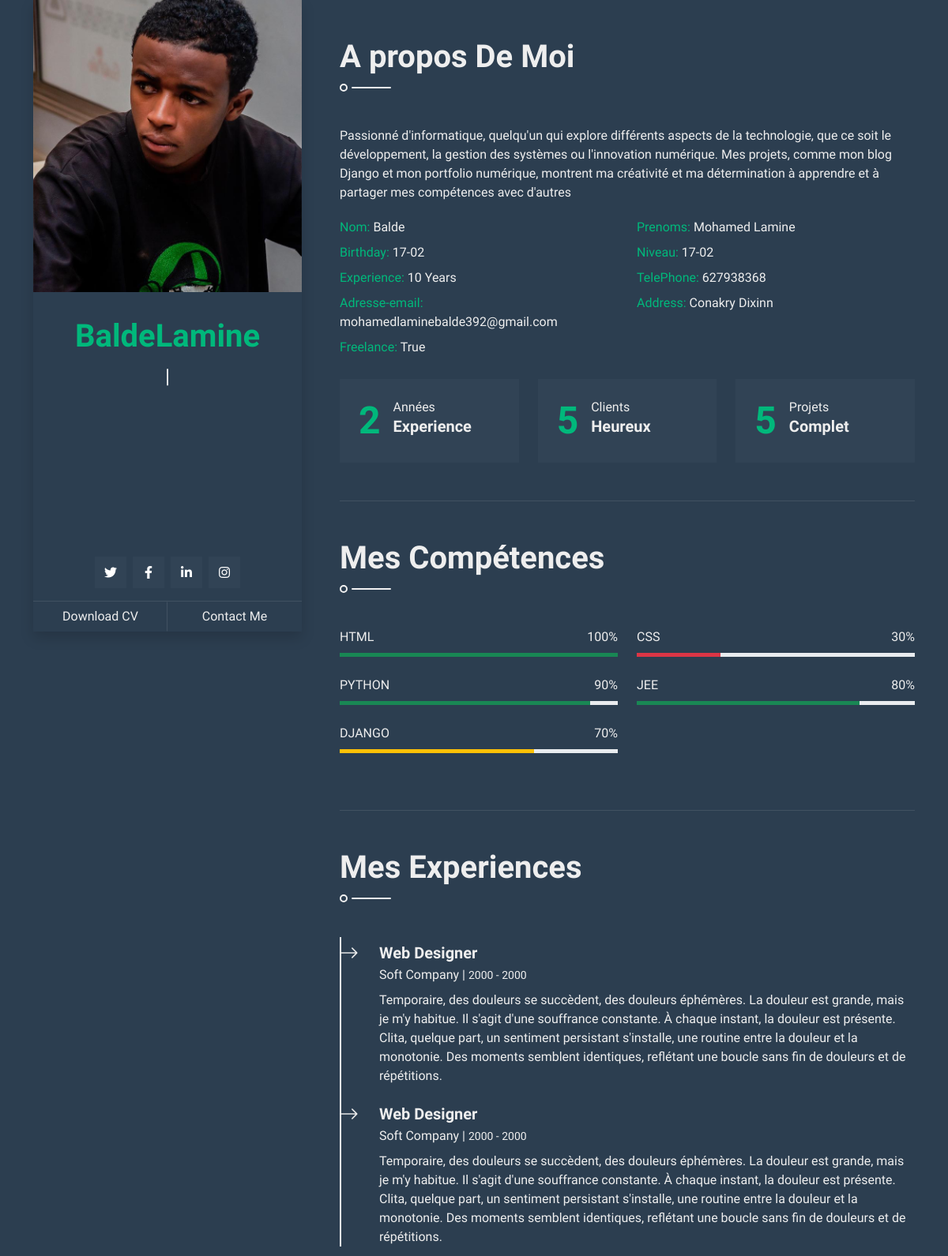
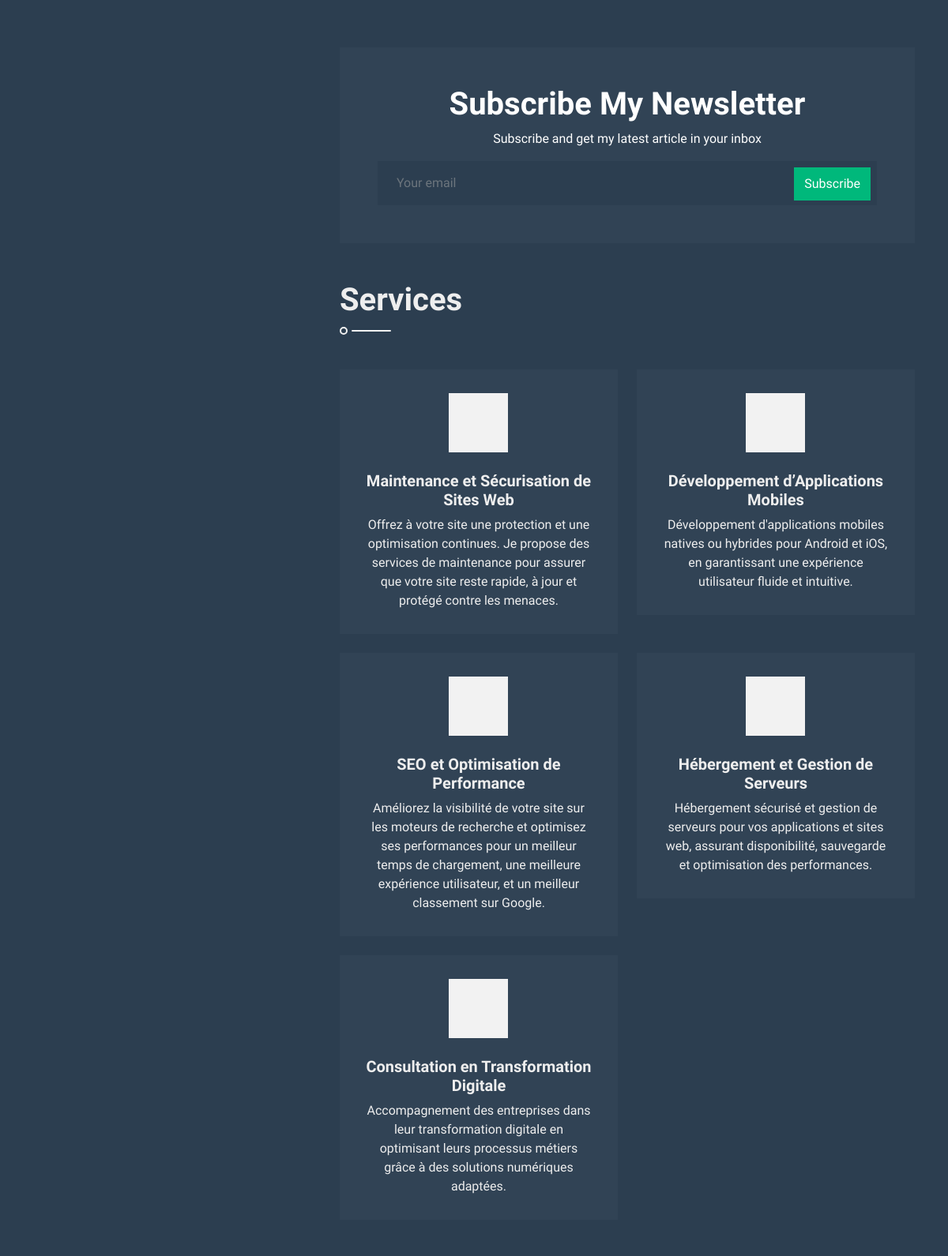
/portfolio/ (signed in, upper part), run on the app's committed database (2 pictures, top to bottom).
### accounts/models.py (models this page shows, shortened)
class Profile(models.Model):
    user = models.OneToOneField(settings.AUTH_USER_MODEL, on_delete=models.CASCADE)
    profile_picture = models.ImageField(upload_to='profile/', blank=True, null=True)
    biography = models.TextField(blank=True, null=True)
    contact_info = models.TextField(blank=True, null=True)

class User(AbstractBaseUser, PermissionsMixin):
    email = models.EmailField(unique=True)
    first_name = models.CharField(max_length=30)
    last_name = models.CharField(max_length=30)
    username = models.CharField(max_length=40, default='pas de Nom', blank=True, null=True)
    aprpos = models.TextField()
    birthday = models.CharField(max_length=20)
    degree = models.CharField(max_length=20)
    address = models.CharField(max_length=255, default='Unknown Address')
    freelance = models.BooleanField(default=True)
    password = models.CharField(max_length=128)
    phone = models.CharField(max_length=20, null=True)
    date_joined = models.DateTimeField(default=timezone.now)
    is_active = models.BooleanField(default=True)
    is_staff = models.BooleanField(default=False)
    is_superuser = models.BooleanField(default=False)
    is_admin = models.BooleanField(default=False)
    USERNAME_FIELD = 'email'
    REQUIRED_FIELDS = ['first_name', 'last_name', 'username', 'phone']
    objects = UserManager()

### portfolio/models.py (models this page shows, shortened)
class ExperienceStats(models.Model):
    years_of_experience = models.IntegerField(default=0)
    happy_clients = models.IntegerField(default=0)
    completed_projects = models.IntegerField(default=0)

class Skill(models.Model):
    name = models.CharField(max_length=100)
    level = models.IntegerField(help_text="Niveau de compétence sur 100")

class Experience(models.Model):
    job_title = models.CharField(max_length=100)
    company = models.CharField(max_length=100)
    start_date = models.CharField(max_length=10)
    end_date = models.CharField(max_length=10, default= 'En cours')
    description = models.TextField()

class Service(models.Model):
    title = models.CharField(max_length=100)
    description = models.TextField()
    icon_class = models.CharField(max_length=100)

### portfolio/views.py (the view)
# urls.py: 2. Add a URL to urlpatterns:  path('', views.home, name='home')
def home(request):
    projects = Project.objects.all()
    skills = Skill.objects.all()
    profile = Profile.objects.first()
    experiences = Experience.objects.all()
    social_profiles = SocialProfile.objects.all()
    stats = ExperienceStats.objects.first()
    services = Service.objects.all()
    testimonials = Testimonial.objects.all()
    article = Article.objects.all().order_by('-created_at'),
    certification = Certification.objects.all().order_by('-date_obtained')
    context = {
        'projects': projects,
        'skills': skills,
        'profile': profile,
        'experiences': experiences,
        'social_profiles': social_profiles,
        'stats': stats,
        'services': services,
        'testimonials': testimonials,
        'articles': article,
        'certification': certification
    }
    return render(request, 'portfolio/index.html', context)

### portfolio/templates/portfolio/index.html (shortened to what this page needs)
{% load static %}
<!DOCTYPE html>
<html lang="en">
    <head>
        <link href="https://cdnjs.cloudflare.com/ajax/libs/font-awesome/5.10.0/css/all.min.css" rel="stylesheet">
        <link href="https://cdn.jsdelivr.net/npm/bootstrap-icons@1.4.1/font/bootstrap-icons.css" rel="stylesheet">
        <link href="{% static 'lib/owlcarousel/assets/owl.carousel.min.css' %}" rel="stylesheet">
        <link href="{% static 'lib/lightbox/css/lightbox.min.css' %}" rel="stylesheet">
        <link href="{% static 'lib/animate/animate.min.css' %}" rel="stylesheet">
        <link href="{% static 'css/bootstrap.min.css' %}" rel="stylesheet">
        <link href="{% static 'css/style.css' %}" rel="stylesheet">
    </head>
    <body>
    </body>
</html>
    <body>
        <div class="container">
            <div class="row g-5">
                <div class="col-lg-4 sticky-lg-top vh-100">
                    <div class="d-flex flex-column h-100 text-center overflow-auto shadow">
                        <img class="w-100 img-fluid mb-4" style="width: 300px; height: 370px; object-fit: cover;margin-top: 0%;" src="{{ profile.profile_picture.url }}" alt="Image">
                        <h1 class="text-primary mt-2">{{ profile.user.username }}</h1>
                        <div class="mb-4" style="height: 22px;">
                        </div>
                        <div class="d-flex justify-content-center mt-auto mb-3">
                            <a class="btn btn-secondary btn-square mx-1" href="#"><i class="fab fa-twitter"></i></a>
                            <a class="btn btn-secondary btn-square mx-1" href="https://www.facebook.com/mohamedlamine.balde.733"><i class="fab fa-facebook-f"></i></a>
                            <a class="btn btn-secondary btn-square mx-1" href="#"><i class="fab fa-linkedin-in"></i></a>
                            <a class="btn btn-secondary btn-square mx-1" href="#"><i class="fab fa-instagram"></i></a>
                        </div>
                        <div class="d-flex align-items-end justify-content-between border-top">
                            <a href="" class="btn w-50 border-end">Download CV</a>
                            <a href="#contact" class="btn w-50 btn-scroll">Contact Me</a>
                        </div>
                    </div>
                </div>
                <div class="col-lg-8">
                    <section class="py-5 border-bottom wow fadeInUp" data-wow-delay="0.1s">
                        <h1 class="title pb-3 mb-5">A propos De Moi</h1>
                        <p>{{user.aprpos}}</p>
                        <div class="row mb-4">
                            <div class="col-sm-6 py-1">
                                <span class="fw-medium text-primary">Nom:</span> {{user.first_name}}
                            </div>
                            <div class="col-sm-6 py-1">
                                <span class="fw-medium text-primary">Prenoms:</span> {{user.last_name}}
                            </div>
                            <div class="col-sm-6 py-1">
                                <span class="fw-medium text-primary">Birthday:</span> {{user.birthday}}
                            </div>
                            <div class="col-sm-6 py-1">
                                <span class="fw-medium text-primary">Niveau:</span> {{user.birthday}}
                            </div>
                            <div class="col-sm-6 py-1">
                                <span class="fw-medium text-primary">Experience:</span> 10 Years
                            </div>
                            <div class="col-sm-6 py-1">
                                <span class="fw-medium text-primary">TelePhone:</span> {{user.phone}}
                            </div>
                            <div class="col-sm-6 py-1">
                                <span class="fw-medium text-primary">Adresse-email:</span> {{user.email}}
                            </div>
                            <div class="col-sm-6 py-1">
                                <span class="fw-medium text-primary">Address:</span> {{user.address}}
                            </div>
                            <div class="col-sm-6 py-1">
                                <span class="fw-medium text-primary">Freelance:</span> {{user.freelance}}
                            </div>
                        </div>
                        <div class="row g-4">
                            <div class="col-md-4 col-lg-6 col-xl-4">
                                <div class="d-flex bg-secondary p-4">
                                    <h1 class="flex-shrink-0 display-5 text-primary mb-0">{{ stats.years_of_experience }}</h1>
                                    <div class="ps-3">
                                        <p class="mb-0">Années</p>
                                        <h5 class="mb-0">Experience</h5>
                                    </div>
                                </div>
                            </div>
                            <div class="col-md-4 col-lg-6 col-xl-4">
                                <div class="d-flex bg-secondary p-4">
                                    <h1 class="flex-shrink-0 display-5 text-primary mb-0">{{ stats.happy_clients }}</h1>
                                    <div class="ps-3">
                                        <p class="mb-0">Clients</p>
                                        <h5 class="mb-0">Heureux</h5>
                                    </div>
                                </div>
                            </div>
                            <div class="col-md-4 col-lg-6 col-xl-4">
                                <div class="d-flex bg-secondary p-4">
                                    <h1 class="flex-shrink-0 display-5 text-primary mb-0">{{ stats.completed_projects }}</h1>
                                    <div class="ps-3">
                                        <p class="mb-0">Projets</p>
                                        <h5 class="mb-0">Complet</h5>
                                    </div>
                                </div>
                            </div>
                        </div>
                    </section>
                    <section class="py-5 border-bottom wow fadeInUp" data-wow-delay="0.1s">
                        <h1 class="title pb-3 mb-5">Mes Compétences </h1>
                        <div class="row">
                            {% for skill in skills %}
                            <div class="col-sm-6">
                                <div class="skill mb-4">
                                    <div class="d-flex justify-content-between">
                                        <p class="mb-2">{{ skill.name }}</p>
                                        <p class="mb-2">{{ skill.level }}%</p>
                                    </div>
                                    <div class="progress">
                                        <div class="progress-bar
                                            {% if skill.level <= 40 %}
                                                bg-danger
                                            {% elif skill.level <= 70 %}
                                                bg-warning
                                            {% else %}
                                                bg-success
                                            {% endif %}"
                                            role="progressbar"
                                            style="width: {{ skill.level }}%;"
                                            aria-valuenow="{{ skill.level }}"
                                            aria-valuemin="0"
                                            aria-valuemax="100">
                                        </div>
                                    </div>
                                </div>
                            </div>
                            {% endfor %}
                        </div>
                    </section>
                    <section class="py-5 wow fadeInUp" data-wow-delay="0.1s">
                        <h1 class="title pb-3 mb-5">Mes Experiences</h1>
                        <div class="border-start border-2 border-light pt-2 ps-5">
                            {% for experience in experiences %}
                            <div class="position-relative mb-4">
                                <span class="bi bi-arrow-right fs-4 text-light position-absolute" style="top: -5px; left: -50px;"></span>
                                <h5 class="mb-1">{{ experience.job_title }}</h5>
                                <p class="mb-2">{{ experience.company }} |
                                    <small>{{ experience.start_date }} -
                                        {% if experience.end_date %}{{ experience.end_date }}{% else %}Present{% endif %}
                                    </small>
                                </p>
                                <p>{{ experience.description }}</p>
                            </div>
                            {% endfor %}
                        </div>
                    </section>
                    <section class="wow fadeInUp" data-wow-delay="0.1s">
                        <div class="bg-secondary text-center p-5">
                            <h1 class="text-white font-weight-bold">Subscribe My Newsletter</h1>
                            <p class="text-white">Subscribe and get my latest article in your inbox</p>
                            <div class="position-relative w-100">
                                <input class="form-control bg-dark border-0 w-100 py-3 ps-4 pe-5" type="text" placeholder="Your email">
                                <button type="button" class="btn btn-primary py-2 position-absolute top-0 end-0 mt-2 me-2">Subscribe</button>
                            </div>
                        </div>
                    </section>
                    <section class="py-5 border-bottom wow fadeInUp" data-wow-delay="0.1s">
                        <h1 class="title pb-3 mb-5">Services</h1>
                        <div class="row g-4">
                            {% for service in services %}
                            <div class="col-md-6">
                                <div class="service-item">
                                    <i class="fa fa-2x {{ service.icon_class }} mx-auto mb-4"></i>
                                    <h5 class="mb-2">{{ service.title }}</h5>
                                    <p class="mb-0">{{ service.description }}</p>
                                </div>
                            </div>
                            {% endfor %}
                        </div>
                    </section>
                </div>
            </div>
        </div>
    </body>
</html>

### portfolio/static/css/style.css (style rules this page uses)
:root { --primary: #00B87B; --secondary: #314355; --light: #F2F2F2; --dark: #2C3E50; }
.fw-medium { font-weight: 500; }
.btn-square { width: 40px; height: 40px; }
.btn-square, .btn-sm-square, .btn-lg-square { padding: 0; display: flex; align-items: center; justify-content: center; }
.btn.btn-primary { color: #FFFFFF; }
.title { position: relative; }
.title::before { position: absolute; content: ""; width: 10px; height: 10px; bottom: -4px; left: 0; border: 2px solid var(--light); border-radius: 10px; }
.title::after { position: absolute; content: ""; width: 50px; height: 2px; bottom: 0; left: 15px; border-radius: 2px; background: var(--light); }
.progress { height: 5px; }
.progress .progress-bar { width: 0px; transition: 2s; }
.service-item { padding: 30px; text-align: center; background: var(--secondary); }
.service-item i { width: 75px; height: 75px; display: flex; align-items: center; justify-content: center; background: var(--light); color: var(--primary); transition: .5s; }

### data on the page
Profile: profile_picture (picture), user.username "BaldeLamine"
User: aprpos "Passionné d'informatique, quelqu'un qui explore différents aspects de la technologie, que ce soit le développement, la gestion des systèmes ou l'innovation numérique. Mes projets, comme mon blog Django et mon portfolio numérique, montrent ma créativité et ma détermination à apprendre et à partager mes compétences avec d'autres", first_name "Balde", last_name "Mohamed Lamine", birthday "17-02", phone "627938368", email "mohamedlaminebalde392@gmail.com", address "Conakry Dixinn", freelance "True"
ExperienceStats: years_of_experience "2", happy_clients "5", completed_projects "5"
Skill: name "HTML", level "100"
Skill: name "CSS", level "30"
Skill: name "PYTHON", level "90"
Skill: name "JEE", level "80"
Skill: name "DJANGO", level "70"
Experience: job_title "Web Designer", company "Soft Company", start_date "2000", end_date "2000", description "Temporaire, des douleurs se succèdent, des douleurs éphémères. La douleur est grande, mais je m'y habitue. Il s'agit d'une souffrance constante. À chaque instant, la douleur est présente. Clita, quelque part, un sentiment persistant s'installe, une routine entre la douleur et la monotonie. Des moments semblent identiques, reflétant une boucle sans fin de douleurs et de répétitions."
Experience: job_title "Web Designer", company "Soft Company", start_date "2000", end_date "2000", description "Temporaire, des douleurs se succèdent, des douleurs éphémères. La douleur est grande, mais je m'y habitue. Il s'agit d'une souffrance constante. À chaque instant, la douleur est présente. Clita, quelque part, un sentiment persistant s'installe, une routine entre la douleur et la monotonie. Des moments semblent identiques, reflétant une boucle sans fin de douleurs et de répétitions."
Service: title "Maintenance et Sécurisation de Sites Web", description "Offrez à votre site une protection et une optimisation continues. Je propose des services de maintenance pour assurer que votre site reste rapide, à jour et protégé contre les menaces."
Service: title "Développement d’Applications Mobiles", description "Développement d'applications mobiles natives ou hybrides pour Android et iOS, en garantissant une expérience utilisateur fluide et intuitive."
Service: title "SEO et Optimisation de Performance", description "Améliorez la visibilité de votre site sur les moteurs de recherche et optimisez ses performances pour un meilleur temps de chargement, une meilleure expérience utilisateur, et un meilleur classement sur Google."
Service: title "Hébergement et Gestion de Serveurs", description "Hébergement sécurisé et gestion de serveurs pour vos applications et sites web, assurant disponibilité, sauvegarde et optimisation des performances."
Service: title "Consultation en Transformation Digitale", description "Accompagnement des entreprises dans leur transformation digitale en optimisant leurs processus métiers grâce à des solutions numériques adaptées."
